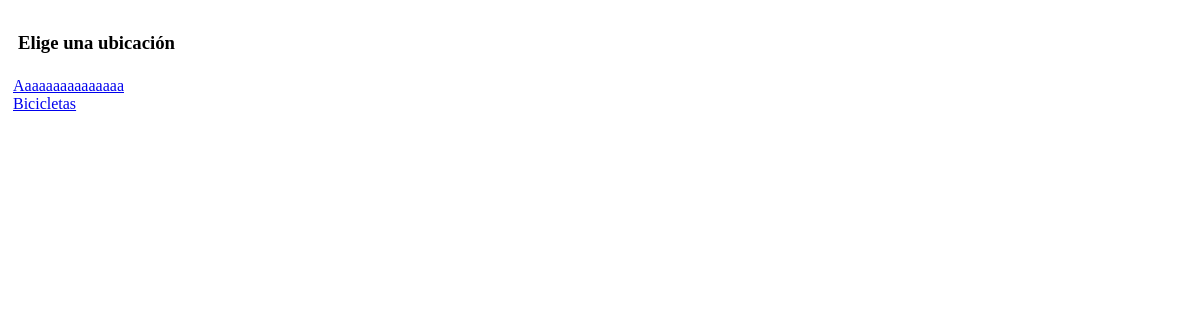
The app's page /espacios/ubicaciones_select/, older data.
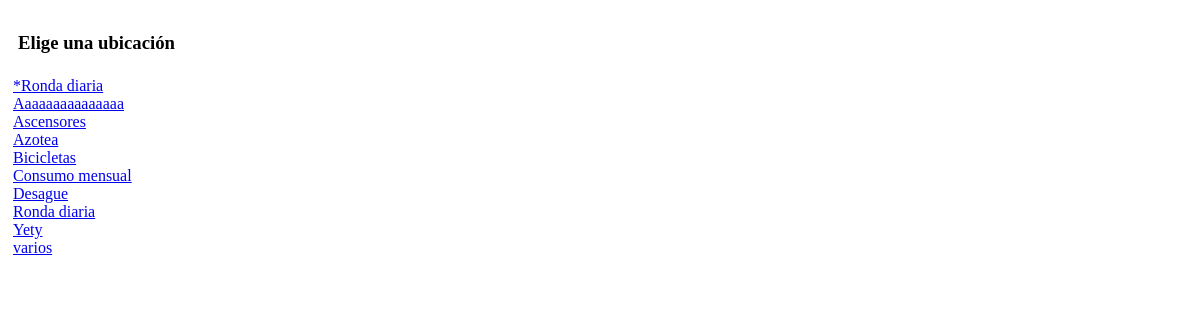
The same page, newer data.
### espacios/models.py (models this page shows)
class Ubicaciones(models.Model):
    nombre=models.CharField(default='' ,null=False,max_length=50,verbose_name='Nombre de la ubicacion', help_text="Nombre de la zona",blank=True)
    zona=models.ManyToManyField('Zonas',  max_length=50,verbose_name='acceso desde zona',  help_text="acceso desde zona", blank=True)
    departamento=models.ManyToManyField('Departamentos',  max_length=50,verbose_name='departamento de',  help_text="departamento de", blank=True)
    alojamiento=models.BooleanField(default= False,  verbose_name='Habitacion?',  help_text="Habitacion?")
    AyB=models.BooleanField(default= False,  verbose_name='AyB?',  help_text="AyB?")
    General=models.BooleanField(default= False,  verbose_name='General?',  help_text="General?")
    otro=models.BooleanField(default= False,  verbose_name='Otro?',  help_text="Otro?")
    def __str__(self):
        return '{}'.format(self.nombre)
    class Meta:
            ordering = ["nombre"]

### espacios/views.py (the view)
def ubicaciones_select (request):
    variable= request.GET.get('select_zona')  #####  este select viene de <select name="select_zona" class="form-control" hx-get="/espacios/ubicaciones_select/"
    ubicaciones=Ubicaciones.objects.filter(zona=variable).order_by('nombre')
    list=ubicaciones
    return render (request,'ubicaciones_select.html',{'list':list })

### espacios/templates/ubicaciones_select.html
{% load static %}
<div class="container_fluid" style="padding-left: 5px" >
    <div style=    "display: flex;   padding: 5px; justify-content :left; text-align: center; ">
        <h3>Elige una ubicación</h3>
    </div>
      {% for  list in list  %}
          <div class="row">
                <div style= 'padding-left: rem;'>  <a href="/espacios/ubicacion_menu/{{ list.id }}" >{{ list }} </a>  </div>
          </div>
      {% endfor %}
</div>

Row changes from the older to the newer data that the page shows:
added Ubicaciones: nombre "*Ronda diaria"
added Ubicaciones: nombre "Ascensores"
added Ubicaciones: nombre "Azotea"
added Ubicaciones: nombre "Consumo mensual"
added Ubicaciones: nombre "Desague"
added Ubicaciones: nombre "Ronda diaria"
added Ubicaciones: nombre "Yety"
added Ubicaciones: nombre "varios"
